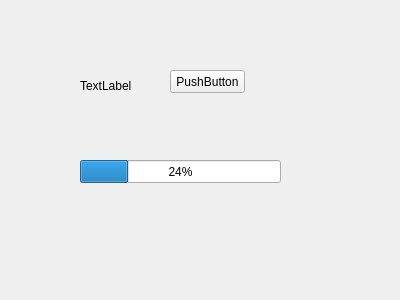
<?xml version="1.0" encoding="UTF-8"?>
<ui version="4.0">
 <class>Widget</class>
 <widget class="QWidget" name="Widget">
  <property name="geometry">
   <rect>
    <x>0</x>
    <y>0</y>
    <width>400</width>
    <height>300</height>
   </rect>
  </property>
  <property name="windowTitle">
   <string>Widget</string>
  </property>
  <widget class="QPushButton" name="pushButton">
   <property name="geometry">
    <rect>
     <x>170</x>
     <y>70</y>
     <width>75</width>
     <height>23</height>
    </rect>
   </property>
   <property name="text">
    <string>PushButton</string>
   </property>
  </widget>
  <widget class="QLabel" name="label">
   <property name="geometry">
    <rect>
     <x>80</x>
     <y>80</y>
     <width>54</width>
     <height>12</height>
    </rect>
   </property>
   <property name="text">
    <string>TextLabel</string>
   </property>
  </widget>
  <widget class="QProgressBar" name="progressBar">
   <property name="geometry">
    <rect>
     <x>80</x>
     <y>160</y>
     <width>201</width>
     <height>23</height>
    </rect>
   </property>
   <property name="value">
    <number>24</number>
   </property>
  </widget>
 </widget>
 <layoutdefault spacing="6" margin="11"/>
 <resources/>
 <connections/>
</ui>
